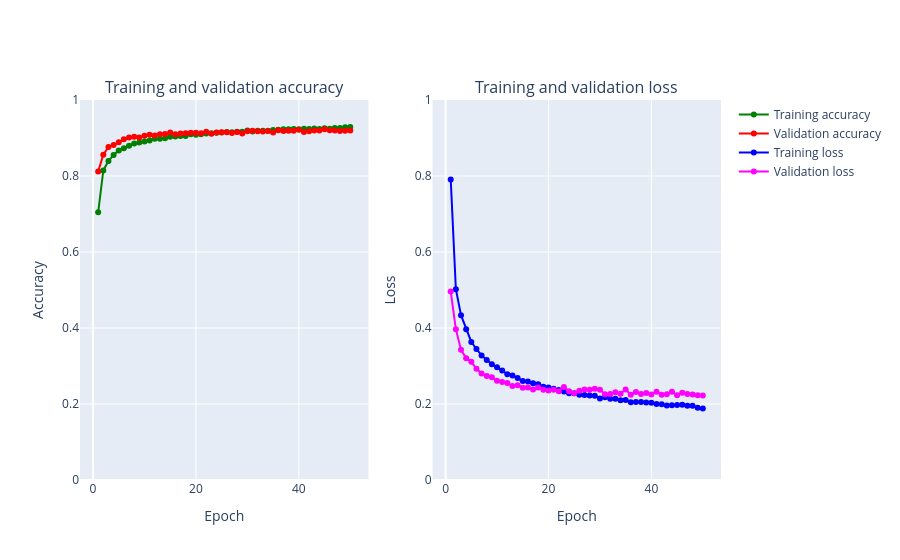

The cell this chart's notebook holds for it:
### Markdown cell above
## <a id="57">Վավերացման ճշգրտության և կորուստի ստուգումը նոր մոդելով</a>

Եկեք վերագնահատենք կանխատեսման ճշգրտությունը նոր մոդելի հետ:

### Code cell
plot_accuracy_and_loss(train_model)

### Figure 1 — Plotly figure (JSON) as saved in the notebook; plotly's stock layout.template omitted (floating-point values rounded to 4 significant figures)
{"data": [{"marker": {"color": "Green"}, "mode": "markers+lines", "name": "Training accuracy", "text": ["1", "2", "3", "4", "5", "6", "7", "8", "9", "10", "11", "12", "13", "14", "15", "16", "17", "18", "19", "20", "21", "22", "23", "24", "25", "26", "27", "28", "29", "30", "31", "32", "33", "34", "35", "36", "37", "38", "39", "40", "41", "42", "43", "44", "45", "46", "47", "48", "49", "50"], "type": "scatter", "x": [1, 2, 3, 4, 5, 6, 7, 8, 9, 10, 11, 12, 13, 14, 15, 16, 17, 18, 19, 20, 21, 22, 23, 24, 25, 26, 27, 28, 29, 30, 31, 32, 33, 34, 35, 36, 37, 38, 39, 40, 41, 42, 43, 44, 45, 46, 47, 48, 49, 50], "xaxis": "x", "y": [0.7044, 0.8147, 0.8397, 0.8551, 0.8673, 0.8733, 0.8794, 0.8856, 0.888, 0.8908, 0.8936, 0.8979, 0.8978, 0.8993, 0.9033, 0.904, 0.905, 0.9052, 0.9099, 0.9086, 0.9097, 0.9118, 0.9125, 0.9138, 0.9146, 0.9156, 0.9155, 0.9165, 0.9164, 0.9194, 0.917, 0.9189, 0.919, 0.9191, 0.9213, 0.9214, 0.9234, 0.923, 0.9236, 0.9233, 0.9244, 0.924, 0.9252, 0.9238, 0.9256, 0.9242, 0.9263, 0.9262, 0.9284, 0.9288], "yaxis": "y"}, {"marker": {"color": "Red"}, "mode": "markers+lines", "name": "Validation accuracy", "text": ["1", "2", "3", "4", "5", "6", "7", "8", "9", "10", "11", "12", "13", "14", "15", "16", "17", "18", "19", "20", "21", "22", "23", "24", "25", "26", "27", "28", "29", "30", "31", "32", "33", "34", "35", "36", "37", "38", "39", "40", "41", "42", "43", "44", "45", "46", "47", "48", "49", "50"], "type": "scatter", "x": [1, 2, 3, 4, 5, 6, 7, 8, 9, 10, 11, 12, 13, 14, 15, 16, 17, 18, 19, 20, 21, 22, 23, 24, 25, 26, 27, 28, 29, 30, 31, 32, 33, 34, 35, 36, 37, 38, 39, 40, 41, 42, 43, 44, 45, 46, 47, 48, 49, 50], "xaxis": "x", "y": [0.8117, 0.8559, 0.8764, 0.8815, 0.8888, 0.8969, 0.9016, 0.903, 0.9011, 0.9058, 0.9088, 0.9067, 0.9101, 0.9107, 0.9142, 0.9097, 0.9121, 0.9127, 0.9135, 0.9136, 0.9126, 0.9165, 0.9111, 0.9147, 0.9151, 0.915, 0.9128, 0.9156, 0.9121, 0.9175, 0.9193, 0.918, 0.9174, 0.9182, 0.9146, 0.9202, 0.9184, 0.9193, 0.9188, 0.9215, 0.916, 0.9178, 0.9198, 0.9195, 0.923, 0.9205, 0.9195, 0.9187, 0.9192, 0.92], "yaxis": "y"}, {"marker": {"color": "Blue"}, "mode": "markers+lines", "name": "Training loss", "text": ["1", "2", "3", "4", "5", "6", "7", "8", "9", "10", "11", "12", "13", "14", "15", "16", "17", "18", "19", "20", "21", "22", "23", "24", "25", "26", "27", "28", "29", "30", "31", "32", "33", "34", "35", "36", "37", "38", "39", "40", "41", "42", "43", "44", "45", "46", "47", "48", "49", "50"], "type": "scatter", "x": [1, 2, 3, 4, 5, 6, 7, 8, 9, 10, 11, 12, 13, 14, 15, 16, 17, 18, 19, 20, 21, 22, 23, 24, 25, 26, 27, 28, 29, 30, 31, 32, 33, 34, 35, 36, 37, 38, 39, 40, 41, 42, 43, 44, 45, 46, 47, 48, 49, 50], "xaxis": "x2", "y": [0.791, 0.5021, 0.4336, 0.3968, 0.3633, 0.3447, 0.3279, 0.3156, 0.3049, 0.2967, 0.2883, 0.2786, 0.2753, 0.2687, 0.2606, 0.2593, 0.2547, 0.2517, 0.2453, 0.2435, 0.2403, 0.2369, 0.233, 0.2285, 0.2285, 0.2246, 0.224, 0.2225, 0.2218, 0.2144, 0.2175, 0.2135, 0.2137, 0.2096, 0.2107, 0.2045, 0.2051, 0.2052, 0.2041, 0.2036, 0.1999, 0.1995, 0.1963, 0.1968, 0.1971, 0.1978, 0.1955, 0.1954, 0.1903, 0.188], "yaxis": "y2"}, {"marker": {"color": "Magenta"}, "mode": "markers+lines", "name": "Validation loss", "text": ["1", "2", "3", "4", "5", "6", "7", "8", "9", "10", "11", "12", "13", "14", "15", "16", "17", "18", "19", "20", "21", "22", "23", "24", "25", "26", "27", "28", "29", "30", "31", "32", "33", "34", "35", "36", "37", "38", "39", "40", "41", "42", "43", "44", "45", "46", "47", "48", "49", "50"], "type": "scatter", "x": [1, 2, 3, 4, 5, 6, 7, 8, 9, 10, 11, 12, 13, 14, 15, 16, 17, 18, 19, 20, 21, 22, 23, 24, 25, 26, 27, 28, 29, 30, 31, 32, 33, 34, 35, 36, 37, 38, 39, 40, 41, 42, 43, 44, 45, 46, 47, 48, 49, 50], "xaxis": "x2", "y": [0.496, 0.3968, 0.3426, 0.3207, 0.311, 0.2925, 0.2803, 0.2736, 0.2702, 0.261, 0.258, 0.2554, 0.2474, 0.249, 0.2427, 0.2432, 0.238, 0.2434, 0.2376, 0.2353, 0.2373, 0.2337, 0.245, 0.2337, 0.2283, 0.2347, 0.2379, 0.2374, 0.2399, 0.2377, 0.2256, 0.2265, 0.2307, 0.2271, 0.2383, 0.2246, 0.2317, 0.2266, 0.2291, 0.2249, 0.2325, 0.2245, 0.2259, 0.2323, 0.2232, 0.2293, 0.226, 0.2252, 0.2231, 0.2224], "yaxis": "y2"}], "layout": {"annotations": [{"font": {"size": 16}, "showarrow": false, "text": "Training and validation accuracy", "x": 0.225, "xanchor": "center", "xref": "paper", "y": 1, "yanchor": "bottom", "yref": "paper"}, {"font": {"size": 16}, "showarrow": false, "text": "Training and validation loss", "x": 0.775, "xanchor": "center", "xref": "paper", "y": 1, "yanchor": "bottom", "yref": "paper"}], "xaxis": {"anchor": "y", "domain": [0, 0.45], "title": {"text": "Epoch"}}, "xaxis2": {"anchor": "y2", "domain": [0.55, 1], "title": {"text": "Epoch"}}, "yaxis": {"anchor": "x", "domain": [0, 1], "range": [0, 1], "title": {"text": "Accuracy"}}, "yaxis2": {"anchor": "x2", "domain": [0, 1], "range": [0, 1], "title": {"text": "Loss"}}}}
